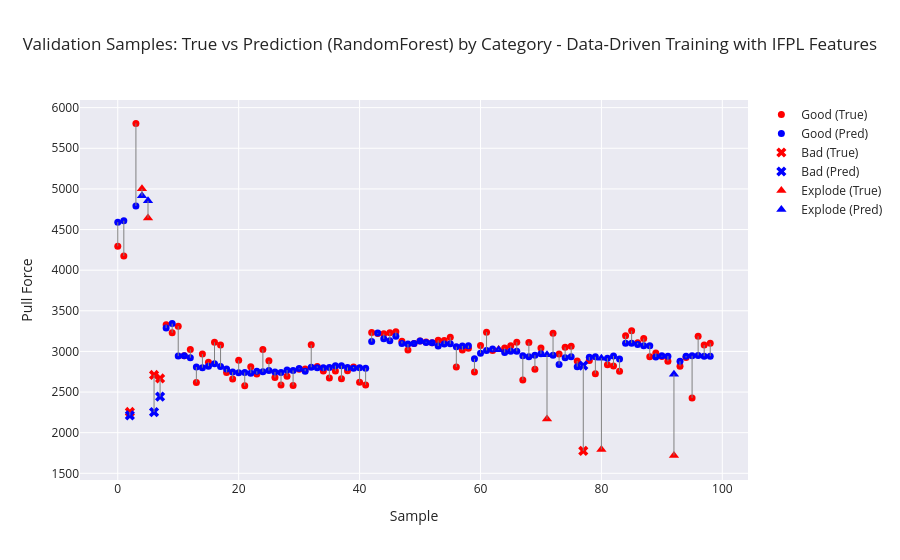

The code cell stored with this chart in its notebook:
### Markdown cell above
# Check Validation Data

### Code cell
# Category array (must be aligned with y_dev)
categories = dev_df.groupby("Sample ID")["Category"].first().values

plot_visualizer(
    true_vals=y_dev,
    pred_vals=predictions,
    categories=categories,
    title=f"Validation Samples: True vs Prediction ({model}) by Category - Data-Driven Training with IFPL Features"
)

### Figure 1 — Plotly figure (JSON) as saved in the notebook; plotly's stock layout.template omitted (floating-point values rounded to 4 significant figures)
{"data": [{"marker": {"color": "red", "size": 7, "symbol": "circle"}, "mode": "markers", "name": "Good (True)", "type": "scatter", "x": [0, 1, 3, 8, 9, 10, 11, 12, 13, 14, 15, 16, 17, 18, 19, 20, 21, 22, 23, 24, 25, 26, 27, 28, 29, 30, 31, 32, 33, 34, 35, 36, 37, 38, 39, 40, 41, 42, 43, 44, 45, 46, 47, 48, 49, 50, 51, 52, 53, 54, 55, 56, 57, 58, 59, 60, 61, 62, 64, 65, 66, 67, 68, 69, 70, 72, 73, 74, 75, 76, 78, 79, 81, 82, 83, 84, 85, 86, 87, 88, 89, 90, 91, 93, 94, 95, 96, 97, 98], "y": [4294.0, 4174.0, 5806.0, 3328.0, 3229.0, 3311.0, 2948.0, 3022.0, 2618.0, 2967.0, 2867.0, 3112.0, 3078.0, 2741.0, 2659.0, 2891.0, 2578.0, 2810.0, 2723.0, 3025.0, 2884.0, 2680.0, 2587.0, 2696.0, 2582.0, 2782.0, 2782.0, 3081.0, 2815.0, 2760.0, 2674.0, 2758.0, 2664.0, 2762.0, 2809.0, 2620.0, 2588.0, 3233.0, 3220.0, 3218.0, 3229.0, 3242.0, 3124.0, 3016.0, 3099.0, 3129.0, 3117.0, 3107.0, 3136.0, 3135.0, 3175.0, 2807.0, 3016.0, 3040.0, 2746.0, 3074.0, 3237.0, 3012.0, 3043.0, 3069.0, 3113.0, 2648.0, 3110.0, 2781.0, 3041.0, 3223.0, 2969.0, 3050.0, 3064.0, 2883.0, 2889.0, 2727.0, 2837.0, 2821.0, 2757.0, 3192.0, 3254.0, 3106.0, 3158.0, 2934.0, 2979.0, 2938.0, 2879.0, 2816.0, 2925.0, 2426.0, 3187.0, 3078.0, 3100.0]}, {"marker": {"color": "blue", "size": 7, "symbol": "circle"}, "mode": "markers", "name": "Good (Pred)", "type": "scatter", "x": [0, 1, 3, 8, 9, 10, 11, 12, 13, 14, 15, 16, 17, 18, 19, 20, 21, 22, 23, 24, 25, 26, 27, 28, 29, 30, 31, 32, 33, 34, 35, 36, 37, 38, 39, 40, 41, 42, 43, 44, 45, 46, 47, 48, 49, 50, 51, 52, 53, 54, 55, 56, 57, 58, 59, 60, 61, 62, 64, 65, 66, 67, 68, 69, 70, 72, 73, 74, 75, 76, 78, 79, 81, 82, 83, 84, 85, 86, 87, 88, 89, 90, 91, 93, 94, 95, 96, 97, 98], "y": [4590.0, 4608.0, 4791.0, 3287.0, 3343.0, 2943.0, 2946.0, 2923.0, 2808.0, 2800.0, 2819.0, 2847.0, 2813.0, 2784.0, 2746.0, 2738.0, 2741.0, 2732.0, 2755.0, 2749.0, 2765.0, 2747.0, 2741.0, 2770.0, 2766.0, 2790.0, 2757.0, 2806.0, 2799.0, 2799.0, 2802.0, 2824.0, 2824.0, 2802.0, 2793.0, 2800.0, 2793.0, 3121.0, 3227.0, 3155.0, 3130.0, 3185.0, 3098.0, 3092.0, 3096.0, 3128.0, 3110.0, 3105.0, 3066.0, 3091.0, 3094.0, 3057.0, 3067.0, 3071.0, 2909.0, 2979.0, 3012.0, 3031.0, 2987.0, 3002.0, 3002.0, 2947.0, 2936.0, 2953.0, 2971.0, 2953.0, 2838.0, 2921.0, 2935.0, 2813.0, 2930.0, 2934.0, 2916.0, 2944.0, 2906.0, 3102.0, 3102.0, 3086.0, 3071.0, 3071.0, 2931.0, 2946.0, 2942.0, 2879.0, 2942.0, 2946.0, 2951.0, 2942.0, 2942.0]}, {"marker": {"color": "red", "size": 9, "symbol": "x"}, "mode": "markers", "name": "Bad (True)", "type": "scatter", "x": [2, 6, 7, 77], "y": [2255.0, 2710.0, 2667.0, 1776.0]}, {"marker": {"color": "blue", "size": 9, "symbol": "x"}, "mode": "markers", "name": "Bad (Pred)", "type": "scatter", "x": [2, 6, 7, 77], "y": [2213.0, 2253.0, 2444.0, 2826.0]}, {"marker": {"color": "red", "size": 9, "symbol": "triangle-up"}, "mode": "markers", "name": "Explode (True)", "type": "scatter", "x": [4, 5, 63, 71, 80, 92], "y": [5002.0, 4643.0, 3025.0, 2168.0, 1794.0, 1721.0]}, {"marker": {"color": "blue", "size": 9, "symbol": "triangle-up"}, "mode": "markers", "name": "Explode (Pred)", "type": "scatter", "x": [4, 5, 63, 71, 80, 92], "y": [4916.0, 4853.0, 3020.0, 2958.0, 2916.0, 2718.0]}, {"line": {"color": "gray", "width": 1}, "mode": "lines", "showlegend": false, "type": "scatter", "x": [0, 0], "y": [4294.0, 4590.0]}, {"line": {"color": "gray", "width": 1}, "mode": "lines", "showlegend": false, "type": "scatter", "x": [1, 1], "y": [4174.0, 4608.0]}, {"line": {"color": "gray", "width": 1}, "mode": "lines", "showlegend": false, "type": "scatter", "x": [2, 2], "y": [2255.0, 2213.0]}, {"line": {"color": "gray", "width": 1}, "mode": "lines", "showlegend": false, "type": "scatter", "x": [3, 3], "y": [5806.0, 4791.0]}, {"line": {"color": "gray", "width": 1}, "mode": "lines", "showlegend": false, "type": "scatter", "x": [4, 4], "y": [5002.0, 4916.0]}, {"line": {"color": "gray", "width": 1}, "mode": "lines", "showlegend": false, "type": "scatter", "x": [5, 5], "y": [4643, 4853.0]}, {"line": {"color": "gray", "width": 1}, "mode": "lines", "showlegend": false, "type": "scatter", "x": [6, 6], "y": [2710.0, 2253.0]}, {"line": {"color": "gray", "width": 1}, "mode": "lines", "showlegend": false, "type": "scatter", "x": [7, 7], "y": [2667.0, 2444.0]}, {"line": {"color": "gray", "width": 1}, "mode": "lines", "showlegend": false, "type": "scatter", "x": [8, 8], "y": [3328.0, 3287.0]}, {"line": {"color": "gray", "width": 1}, "mode": "lines", "showlegend": false, "type": "scatter", "x": [9, 9], "y": [3229.0, 3343.0]}, {"line": {"color": "gray", "width": 1}, "mode": "lines", "showlegend": false, "type": "scatter", "x": [10, 10], "y": [3311.0, 2943.0]}, {"line": {"color": "gray", "width": 1}, "mode": "lines", "showlegend": false, "type": "scatter", "x": [11, 11], "y": [2948, 2946.0]}, {"line": {"color": "gray", "width": 1}, "mode": "lines", "showlegend": false, "type": "scatter", "x": [12, 12], "y": [3022.0, 2923.0]}, {"line": {"color": "gray", "width": 1}, "mode": "lines", "showlegend": false, "type": "scatter", "x": [13, 13], "y": [2618.0, 2808.0]}, {"line": {"color": "gray", "width": 1}, "mode": "lines", "showlegend": false, "type": "scatter", "x": [14, 14], "y": [2967.0, 2800.0]}, {"line": {"color": "gray", "width": 1}, "mode": "lines", "showlegend": false, "type": "scatter", "x": [15, 15], "y": [2867.0, 2819.0]}, {"line": {"color": "gray", "width": 1}, "mode": "lines", "showlegend": false, "type": "scatter", "x": [16, 16], "y": [3112.0, 2847.0]}, {"line": {"color": "gray", "width": 1}, "mode": "lines", "showlegend": false, "type": "scatter", "x": [17, 17], "y": [3078.0, 2813.0]}, {"line": {"color": "gray", "width": 1}, "mode": "lines", "showlegend": false, "type": "scatter", "x": [18, 18], "y": [2741.0, 2784.0]}, {"line": {"color": "gray", "width": 1}, "mode": "lines", "showlegend": false, "type": "scatter", "x": [19, 19], "y": [2659.0, 2746.0]}, {"line": {"color": "gray", "width": 1}, "mode": "lines", "showlegend": false, "type": "scatter", "x": [20, 20], "y": [2891.0, 2738.0]}, {"line": {"color": "gray", "width": 1}, "mode": "lines", "showlegend": false, "type": "scatter", "x": [21, 21], "y": [2578.0, 2741.0]}, {"line": {"color": "gray", "width": 1}, "mode": "lines", "showlegend": false, "type": "scatter", "x": [22, 22], "y": [2810.0, 2732.0]}, {"line": {"color": "gray", "width": 1}, "mode": "lines", "showlegend": false, "type": "scatter", "x": [23, 23], "y": [2723.0, 2755.0]}, {"line": {"color": "gray", "width": 1}, "mode": "lines", "showlegend": false, "type": "scatter", "x": [24, 24], "y": [3025.0, 2749.0]}, {"line": {"color": "gray", "width": 1}, "mode": "lines", "showlegend": false, "type": "scatter", "x": [25, 25], "y": [2884.0, 2765.0]}, {"line": {"color": "gray", "width": 1}, "mode": "lines", "showlegend": false, "type": "scatter", "x": [26, 26], "y": [2680.0, 2747.0]}, {"line": {"color": "gray", "width": 1}, "mode": "lines", "showlegend": false, "type": "scatter", "x": [27, 27], "y": [2587.0, 2741.0]}, {"line": {"color": "gray", "width": 1}, "mode": "lines", "showlegend": false, "type": "scatter", "x": [28, 28], "y": [2696.0, 2770.0]}, {"line": {"color": "gray", "width": 1}, "mode": "lines", "showlegend": false, "type": "scatter", "x": [29, 29], "y": [2582, 2766.0]}, {"line": {"color": "gray", "width": 1}, "mode": "lines", "showlegend": false, "type": "scatter", "x": [30, 30], "y": [2782.0, 2790.0]}, {"line": {"color": "gray", "width": 1}, "mode": "lines", "showlegend": false, "type": "scatter", "x": [31, 31], "y": [2782.0, 2757.0]}, {"line": {"color": "gray", "width": 1}, "mode": "lines", "showlegend": false, "type": "scatter", "x": [32, 32], "y": [3081.0, 2806.0]}, {"line": {"color": "gray", "width": 1}, "mode": "lines", "showlegend": false, "type": "scatter", "x": [33, 33], "y": [2815.0, 2799.0]}, {"line": {"color": "gray", "width": 1}, "mode": "lines", "showlegend": false, "type": "scatter", "x": [34, 34], "y": [2760.0, 2799.0]}, {"line": {"color": "gray", "width": 1}, "mode": "lines", "showlegend": false, "type": "scatter", "x": [35, 35], "y": [2674.0, 2802.0]}, {"line": {"color": "gray", "width": 1}, "mode": "lines", "showlegend": false, "type": "scatter", "x": [36, 36], "y": [2758.0, 2824.0]}, {"line": {"color": "gray", "width": 1}, "mode": "lines", "showlegend": false, "type": "scatter", "x": [37, 37], "y": [2664.0, 2824.0]}, {"line": {"color": "gray", "width": 1}, "mode": "lines", "showlegend": false, "type": "scatter", "x": [38, 38], "y": [2762, 2802.0]}, {"line": {"color": "gray", "width": 1}, "mode": "lines", "showlegend": false, "type": "scatter", "x": [39, 39], "y": [2809.0, 2793.0]}, {"line": {"color": "gray", "width": 1}, "mode": "lines", "showlegend": false, "type": "scatter", "x": [40, 40], "y": [2620.0, 2800.0]}, {"line": {"color": "gray", "width": 1}, "mode": "lines", "showlegend": false, "type": "scatter", "x": [41, 41], "y": [2588, 2793.0]}, {"line": {"color": "gray", "width": 1}, "mode": "lines", "showlegend": false, "type": "scatter", "x": [42, 42], "y": [3233.0, 3121.0]}, {"line": {"color": "gray", "width": 1}, "mode": "lines", "showlegend": false, "type": "scatter", "x": [43, 43], "y": [3220.0, 3227.0]}, {"line": {"color": "gray", "width": 1}, "mode": "lines", "showlegend": false, "type": "scatter", "x": [44, 44], "y": [3218.0, 3155.0]}, {"line": {"color": "gray", "width": 1}, "mode": "lines", "showlegend": false, "type": "scatter", "x": [45, 45], "y": [3229.0, 3130.0]}, {"line": {"color": "gray", "width": 1}, "mode": "lines", "showlegend": false, "type": "scatter", "x": [46, 46], "y": [3242.0, 3185.0]}, {"line": {"color": "gray", "width": 1}, "mode": "lines", "showlegend": false, "type": "scatter", "x": [47, 47], "y": [3124.0, 3098.0]}, {"line": {"color": "gray", "width": 1}, "mode": "lines", "showlegend": false, "type": "scatter", "x": [48, 48], "y": [3016.0, 3092.0]}, {"line": {"color": "gray", "width": 1}, "mode": "lines", "showlegend": false, "type": "scatter", "x": [49, 49], "y": [3099.0, 3096.0]}, {"line": {"color": "gray", "width": 1}, "mode": "lines", "showlegend": false, "type": "scatter", "x": [50, 50], "y": [3129.0, 3128.0]}, {"line": {"color": "gray", "width": 1}, "mode": "lines", "showlegend": false, "type": "scatter", "x": [51, 51], "y": [3117.0, 3110.0]}, {"line": {"color": "gray", "width": 1}, "mode": "lines", "showlegend": false, "type": "scatter", "x": [52, 52], "y": [3107.0, 3105.0]}, {"line": {"color": "gray", "width": 1}, "mode": "lines", "showlegend": false, "type": "scatter", "x": [53, 53], "y": [3136.0, 3066.0]}, {"line": {"color": "gray", "width": 1}, "mode": "lines", "showlegend": false, "type": "scatter", "x": [54, 54], "y": [3135.0, 3091.0]}, {"line": {"color": "gray", "width": 1}, "mode": "lines", "showlegend": false, "type": "scatter", "x": [55, 55], "y": [3175.0, 3094.0]}, {"line": {"color": "gray", "width": 1}, "mode": "lines", "showlegend": false, "type": "scatter", "x": [56, 56], "y": [2807.0, 3057.0]}, {"line": {"color": "gray", "width": 1}, "mode": "lines", "showlegend": false, "type": "scatter", "x": [57, 57], "y": [3016.0, 3067.0]}, {"line": {"color": "gray", "width": 1}, "mode": "lines", "showlegend": false, "type": "scatter", "x": [58, 58], "y": [3040.0, 3071.0]}, {"line": {"color": "gray", "width": 1}, "mode": "lines", "showlegend": false, "type": "scatter", "x": [59, 59], "y": [2746.0, 2909.0]}, {"line": {"color": "gray", "width": 1}, "mode": "lines", "showlegend": false, "type": "scatter", "x": [60, 60], "y": [3074.0, 2979.0]}, {"line": {"color": "gray", "width": 1}, "mode": "lines", "showlegend": false, "type": "scatter", "x": [61, 61], "y": [3237.0, 3012.0]}, {"line": {"color": "gray", "width": 1}, "mode": "lines", "showlegend": false, "type": "scatter", "x": [62, 62], "y": [3012, 3031.0]}, {"line": {"color": "gray", "width": 1}, "mode": "lines", "showlegend": false, "type": "scatter", "x": [63, 63], "y": [3025.0, 3020.0]}, {"line": {"color": "gray", "width": 1}, "mode": "lines", "showlegend": false, "type": "scatter", "x": [64, 64], "y": [3043.0, 2987.0]}, {"line": {"color": "gray", "width": 1}, "mode": "lines", "showlegend": false, "type": "scatter", "x": [65, 65], "y": [3069.0, 3002.0]}, {"line": {"color": "gray", "width": 1}, "mode": "lines", "showlegend": false, "type": "scatter", "x": [66, 66], "y": [3113.0, 3002.0]}, {"line": {"color": "gray", "width": 1}, "mode": "lines", "showlegend": false, "type": "scatter", "x": [67, 67], "y": [2648.0, 2947.0]}, {"line": {"color": "gray", "width": 1}, "mode": "lines", "showlegend": false, "type": "scatter", "x": [68, 68], "y": [3110.0, 2936.0]}, {"line": {"color": "gray", "width": 1}, "mode": "lines", "showlegend": false, "type": "scatter", "x": [69, 69], "y": [2781.0, 2953.0]}, {"line": {"color": "gray", "width": 1}, "mode": "lines", "showlegend": false, "type": "scatter", "x": [70, 70], "y": [3041.0, 2971.0]}, {"line": {"color": "gray", "width": 1}, "mode": "lines", "showlegend": false, "type": "scatter", "x": [71, 71], "y": [2168.0, 2958.0]}, {"line": {"color": "gray", "width": 1}, "mode": "lines", "showlegend": false, "type": "scatter", "x": [72, 72], "y": [3223.0, 2953.0]}, {"line": {"color": "gray", "width": 1}, "mode": "lines", "showlegend": false, "type": "scatter", "x": [73, 73], "y": [2969, 2838.0]}, {"line": {"color": "gray", "width": 1}, "mode": "lines", "showlegend": false, "type": "scatter", "x": [74, 74], "y": [3050.0, 2921.0]}, {"line": {"color": "gray", "width": 1}, "mode": "lines", "showlegend": false, "type": "scatter", "x": [75, 75], "y": [3064.0, 2935.0]}, {"line": {"color": "gray", "width": 1}, "mode": "lines", "showlegend": false, "type": "scatter", "x": [76, 76], "y": [2883.0, 2813.0]}, {"line": {"color": "gray", "width": 1}, "mode": "lines", "showlegend": false, "type": "scatter", "x": [77, 77], "y": [1776.0, 2826.0]}, {"line": {"color": "gray", "width": 1}, "mode": "lines", "showlegend": false, "type": "scatter", "x": [78, 78], "y": [2889.0, 2930.0]}, {"line": {"color": "gray", "width": 1}, "mode": "lines", "showlegend": false, "type": "scatter", "x": [79, 79], "y": [2727.0, 2934.0]}, {"line": {"color": "gray", "width": 1}, "mode": "lines", "showlegend": false, "type": "scatter", "x": [80, 80], "y": [1794.0, 2916.0]}, {"line": {"color": "gray", "width": 1}, "mode": "lines", "showlegend": false, "type": "scatter", "x": [81, 81], "y": [2837.0, 2916.0]}, {"line": {"color": "gray", "width": 1}, "mode": "lines", "showlegend": false, "type": "scatter", "x": [82, 82], "y": [2821.0, 2944.0]}, {"line": {"color": "gray", "width": 1}, "mode": "lines", "showlegend": false, "type": "scatter", "x": [83, 83], "y": [2757.0, 2906.0]}, {"line": {"color": "gray", "width": 1}, "mode": "lines", "showlegend": false, "type": "scatter", "x": [84, 84], "y": [3192.0, 3102.0]}, {"line": {"color": "gray", "width": 1}, "mode": "lines", "showlegend": false, "type": "scatter", "x": [85, 85], "y": [3254.0, 3102.0]}, {"line": {"color": "gray", "width": 1}, "mode": "lines", "showlegend": false, "type": "scatter", "x": [86, 86], "y": [3106.0, 3086.0]}, {"line": {"color": "gray", "width": 1}, "mode": "lines", "showlegend": false, "type": "scatter", "x": [87, 87], "y": [3158, 3071.0]}, {"line": {"color": "gray", "width": 1}, "mode": "lines", "showlegend": false, "type": "scatter", "x": [88, 88], "y": [2934.0, 3071.0]}, {"line": {"color": "gray", "width": 1}, "mode": "lines", "showlegend": false, "type": "scatter", "x": [89, 89], "y": [2979.0, 2931.0]}, {"line": {"color": "gray", "width": 1}, "mode": "lines", "showlegend": false, "type": "scatter", "x": [90, 90], "y": [2938.0, 2946.0]}, {"line": {"color": "gray", "width": 1}, "mode": "lines", "showlegend": false, "type": "scatter", "x": [91, 91], "y": [2879.0, 2942.0]}, {"line": {"color": "gray", "width": 1}, "mode": "lines", "showlegend": false, "type": "scatter", "x": [92, 92], "y": [1721.0, 2718.0]}, {"line": {"color": "gray", "width": 1}, "mode": "lines", "showlegend": false, "type": "scatter", "x": [93, 93], "y": [2816.0, 2879.0]}, {"line": {"color": "gray", "width": 1}, "mode": "lines", "showlegend": false, "type": "scatter", "x": [94, 94], "y": [2925.0, 2942.0]}, {"line": {"color": "gray", "width": 1}, "mode": "lines", "showlegend": false, "type": "scatter", "x": [95, 95], "y": [2426.0, 2946.0]}, {"line": {"color": "gray", "width": 1}, "mode": "lines", "showlegend": false, "type": "scatter", "x": [96, 96], "y": [3187.0, 2951.0]}, {"line": {"color": "gray", "width": 1}, "mode": "lines", "showlegend": false, "type": "scatter", "x": [97, 97], "y": [3078.0, 2942.0]}, {"line": {"color": "gray", "width": 1}, "mode": "lines", "showlegend": false, "type": "scatter", "x": [98, 98], "y": [3100, 2942.0]}], "layout": {"title": {"text": "Validation Samples: True vs Prediction (RandomForest) by Category - Data-Driven Training with IFPL Features"}, "xaxis": {"title": {"text": "Sample"}}, "yaxis": {"title": {"text": "Pull Force"}}}}
